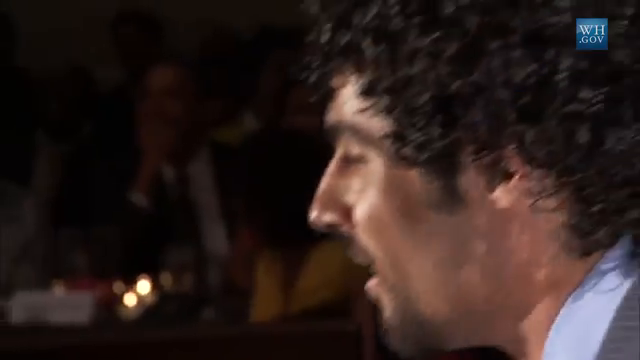
#> input picture frame 27 of Face Recognition/face_recognition_master/examples/short_hamilton_clip.mp4, 640 x 360 px, given in place of slow_traffic_small.mp4, which was not available
$ python track_vehicle.py
#> lines starting #> are read from the running program, lines starting #| are printed output that depends on the picture; after the words box and inside, x2 and y2 are one past the last pixel; in counts of white or black regions, pixels touching at a corner belong together; pictures that were not available may be replaced by others from this repository, and a replacement may not be noted
import numpy as np
import cv2

videosrc = 'slow_traffic_small.mp4'
captura1 = cv2.VideoCapture(videosrc)
font = cv2.FONT_HERSHEY_SIMPLEX

shiTo_params = dict( maxCorners = 100,
                       qualityLevel = 0.3,
                       minDistance = 7,
                       blockSize = 7 )

lk_params = dict( winSize  = (15,15),
                  maxLevel = 2,
                  criteria = (cv2.TERM_CRITERIA_EPS | cv2.TERM_CRITERIA_COUNT, 10, 0.03))

color = np.random.randint(0,255,(100,4))

ret, firstFrame = captura1.read()
#> firstFrame is the input picture: shape (360, 640, 3); mean B, G, R 28.5, 31.7, 45.6
firstGray = cv2.cvtColor(firstFrame, cv2.COLOR_BGR2GRAY)
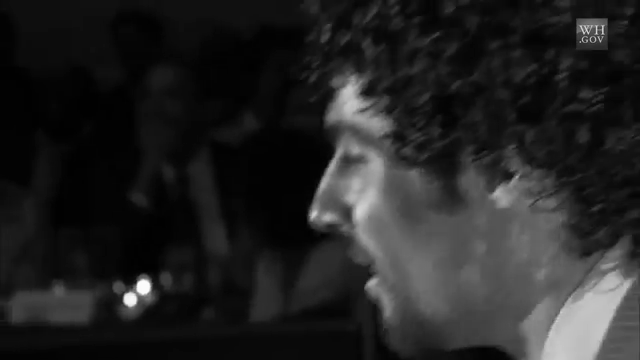
#> firstGray: shape (360, 640); min 1, max 252, mean 35.5
blurG = cv2.GaussianBlur(firstGray, (21, 21), 0)
while (1):
    cornersFrame = cv2.goodFeaturesToTrack(blurG, mask=None, **shiTo_params)
#> cornersFrame = [[144, 283], [130, 301], [140, 290]]
    ret, frame = captura1.read()
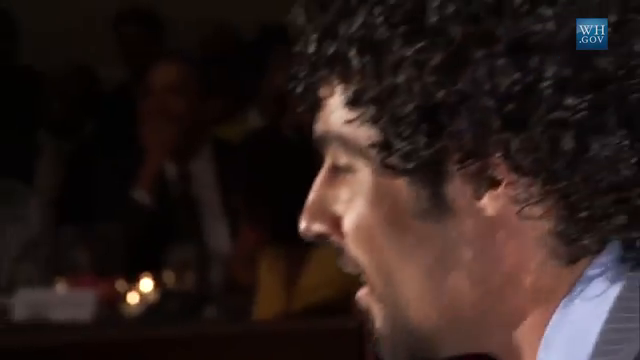
#> input picture frame 28 of Face Recognition/face_recognition_master/examples/short_hamilton_clip.mp4, 640 x 360 px, given in place of slow_traffic_small.mp4, which was not available
#> frame is the input picture: shape (360, 640, 3); mean B, G, R 27.8, 30.8, 44.3
    grayFrame = cv2.cvtColor(frame, cv2.COLOR_BGR2GRAY)
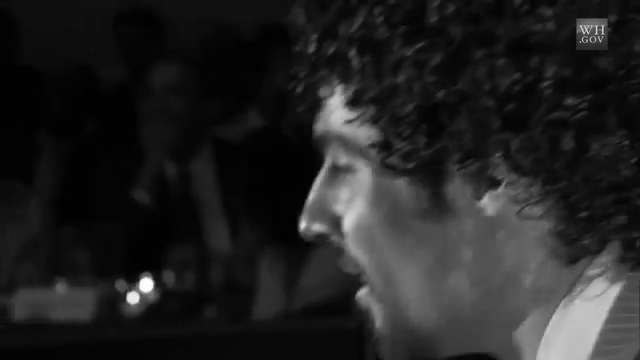
#> grayFrame: shape (360, 640); min 1, max 254, mean 34.5

    p_new = np.zeros_like(cornersFrame)
#> p_new = [[0, 0], [0, 0], [0, 0]]
    p_new, status, error = cv2.calcOpticalFlowPyrLK(blurG,grayFrame, cornersFrame, p_new, **lk_params )
#> p_new = [[146.8, 280.1], [133.1, 299.1], [142.6, 288.1]]; status = [1, 1, 1]; error = [33.82, 30.94, 34.48]

    good_new = p_new[status==1]
#> good_new = [[146.8, 280.1], [133.1, 299.1], [142.6, 288.1]]
    good_old = cornersFrame[status==1]
#> good_old = [[144, 283], [130, 301], [140, 290]]

    mask = np.zeros_like(frame)

    for i,(new,old) in enumerate(zip(good_new,good_old)):
        a,b = new.ravel()
        c,d = old.ravel()

        cv2.line(mask, (a,b),(c,d),color[i].tolist(),2)
        cv2.circle(frame,(int(a),int (b)),4,(255,0,0),1)
#> this loop made 3 passes
#> (a, b, c, d) on passes 1 to 3: (146.8, 280.1, 144, 283), (133.1, 299.1, 130, 301), (142.6, 288.1, 140, 290)
#> frame: shape (360, 640, 3); 0.03% of pixels changed, all inside (x1, y1, x2, y2) = (129, 276, 151, 304)
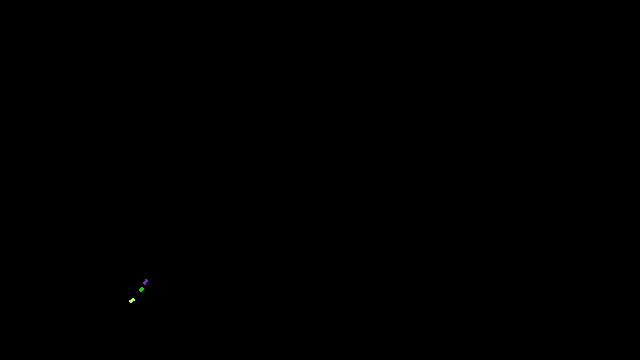
#> mask: shape (360, 640, 3); mean B, G, R 0, 0, 0

    lastFrame = cv2.add(frame,mask)
    cv2.imshow('frame', lastFrame)
    blurG = grayFrame.copy()
    if cv2.waitKey(1) & 0xFF == ord('q') :
#> (key q is pressed here)
        print ("PROGRAM CLOSED SUCCESSFULLY")
        break

captura1.release()
cv2.destroyAllWindows()

$ run again, starting later in the video
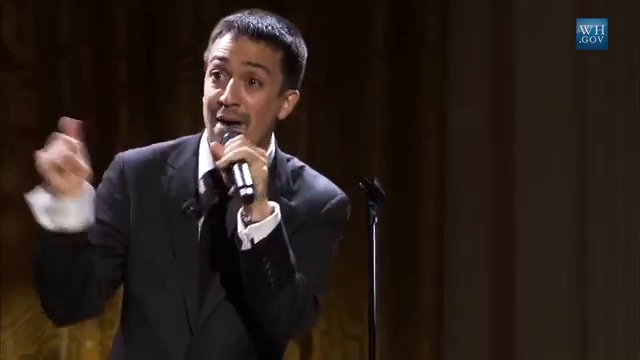
#> input picture frame 123 of Face Recognition/face_recognition_master/examples/short_hamilton_clip.mp4, 640 x 360 px, given in place of slow_traffic_small.mp4, which was not available
#> firstFrame is the input picture: shape (360, 640, 3); mean B, G, R 25.2, 31.2, 42.5
#> `blurG = cv2.GaussianBlur(firstGray, (21, 21), 0)`:
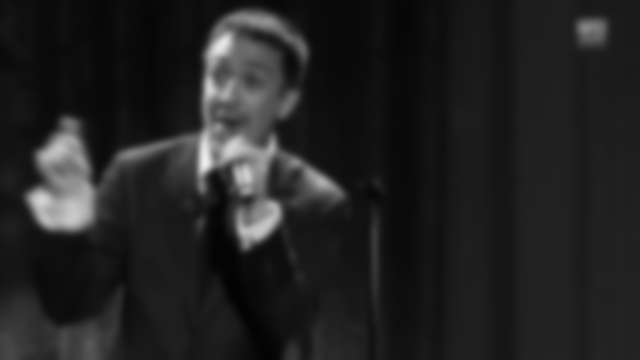
#> blurG: shape (360, 640); min 2, max 238, mean 34
#> cornersFrame = [[202, 170], [245, 245], [202, 190], [227, 37], [208, 97], [209, 78], [271, 137], [229, 166], [223, 158], [215, 163], [236, 168]]
#> `p_new, status, error = cv2.calcOpticalFlowPyrLK(blurG,grayFrame, corne..`: p_new = [[201.7, 171.1], [244.8, 244.8], [199.7, 190.7], [227.4, 35.97], [207.9, 98.22], [209, 76.45], [268.9, 135.3], [226, 164], [221.1, 157.8], [215.1, 164.5], [234.4, 170.7]]; status = [1, 1, 1, 1, 1, 1, 1, 1, 1, 1, 1]; error = [48.82, 34.87, 34.65, 24.71, 35.92, 46.52, 36.89, 49.88, 31.74, 37.13, 60.06]
#> good_new has the same summary as p_new
#> good_old has the same summary as cornersFrame
#> the loop `for i,(new,old) in enumerate(zip(good_new,good_old)):` made 11 passes
#> (a, b, c, d) on passes 1 to 8: (201.7, 171.1, 202, 170), (244.8, 244.8, 245, 245), (199.7, 190.7, 202, 190), (227.4, 35.97, 227, 37), (207.9, 98.22, 208, 97), (209, 76.45, 209, 78), (268.9, 135.3, 271, 137), (226, 164, 229, 166)
#> after the loop `for i,(new,old) in enumerate(zip(good_new,good_old)):`:
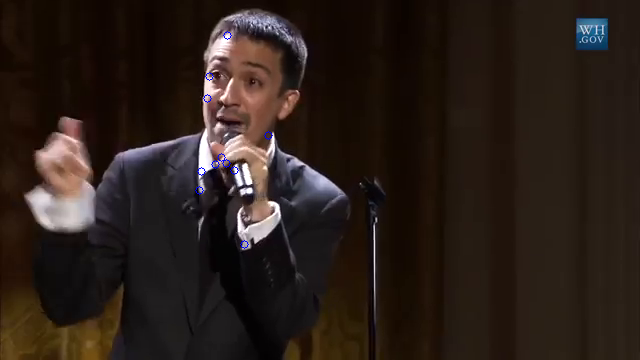
#> frame: shape (360, 640, 3); mean B, G, R 25.3, 31.1, 42.4

$ run again, starting later in the video
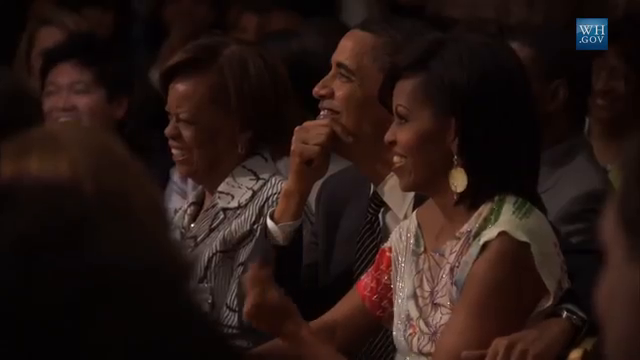
#> input picture frame 220 of Face Recognition/face_recognition_master/examples/short_hamilton_clip.mp4, 640 x 360 px, given in place of slow_traffic_small.mp4, which was not available
#> firstFrame is the input picture: shape (360, 640, 3); mean B, G, R 19.6, 23.4, 38.5
#> `blurG = cv2.GaussianBlur(firstGray, (21, 21), 0)`:
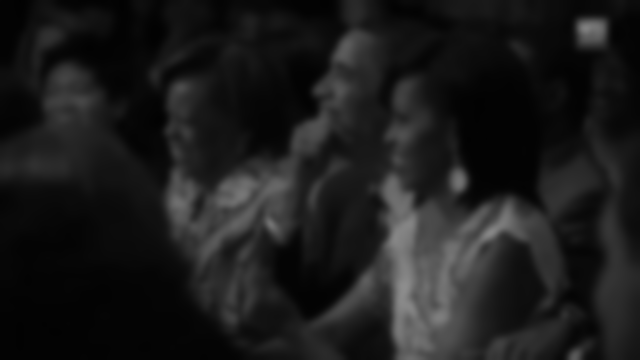
#> blurG: shape (360, 640); min 1, max 141, mean 27.4
#> cornersFrame = 28 rows, first 8: [578, 352], [268, 218], [582, 26], [417, 204], [410, 195], [457, 187], [603, 22], [276, 230]
#> `p_new, status, error = cv2.calcOpticalFlowPyrLK(blurG,grayFrame, corne..`: p_new = 28 rows, first 8: [577.7, 351.1], [266.9, 218.8], [581.3, 25.46], [416.6, 204.6], [409.8, 194.7], [456.4, 187.7], [603.3, 21.76], [277.2, 231.7]; status = 28 values from 1 to 1; error = 28 values, max 34.94 at index 1, min 8.31 at index 16, mean 17.31
#> good_new = 28 pairs, first value 176.5 to 603.3, second value 21.76 to 351.1
#> good_old = 28 pairs, first value 177 to 603, second value 22 to 352
#> the loop `for i,(new,old) in enumerate(zip(good_new,good_old)):` made 28 passes
#> (a, b, c, d) on passes 1 to 8: (577.7, 351.1, 578, 352), (266.9, 218.8, 268, 218), (581.3, 25.46, 582, 26), (416.6, 204.6, 417, 204), (409.8, 194.7, 410, 195), (456.4, 187.7, 457, 187), (603.3, 21.76, 603, 22), (277.2, 231.7, 276, 230)
#> after the loop `for i,(new,old) in enumerate(zip(good_new,good_old)):`:
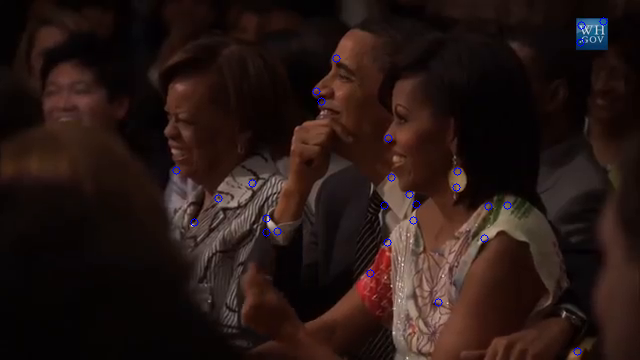
#> frame: shape (360, 640, 3); mean B, G, R 20.1, 23.2, 38.3
